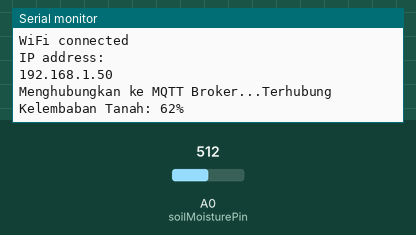
This sketch was run on a simulated ESP8266 (NodeMCU). On the bench: the last lines printed to the serial monitor. Inputs (shaded band) come from the test bench; at power-on: A0 (soilMoisturePin) = 512. WiFi joins after 1.5 s; servers stay silent unless stated; no MQTT or app messages arrive unless stated.

Above: at 2.7 s.
2.8 s: A0 (soilMoisturePin) set to 716
At 7.4 s:
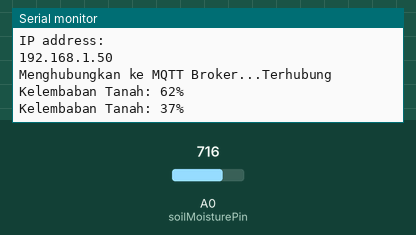
8.8 s: A0 (soilMoisturePin) set to 900
At 12.4 s:
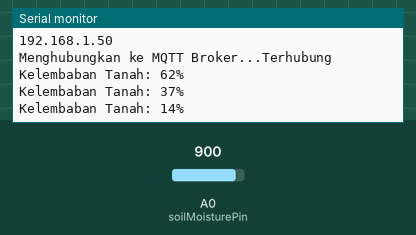
Timing chart, 0 to 13.9 s (numbered marks = the images above; inputs shaded):
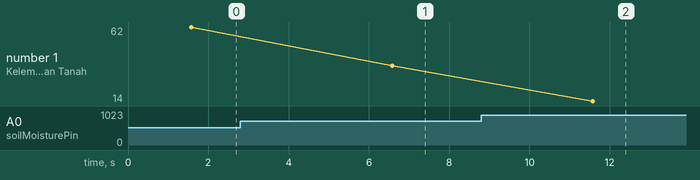

The sketch:

nodemcu_4.ino
```cpp
#include <ESP8266WiFi.h>
#include <PubSubClient.h>
#include <ArduinoJson.h>

// Konfigurasi WiFi
const char ssid[] = "Flow";
const char password[] = "jensss889";

// Konfigurasi MQTT Broker
const char* mqtt_server = "192.168.80.105";
const int mqttPort = 1883;
const int basahValue = 205;  // Ubah sesuai dengan nilai Anda saat basah
const int keringValue = 1024;
// Pin yang terhubung ke sensor kelembaban tanah
const int soilMoisturePin = A0;

WiFiClient espClient;
PubSubClient client(espClient);

void setup() {
  Serial.begin(9600);
  setup_wifi();
  client.setServer(mqtt_server, mqttPort);
}

int readSoilMoisture() {
  // Baca nilai sensor soil moisture
  int soilMoistureValue = analogRead(soilMoisturePin);

  // Lakukan kalibrasi
  int kalibrasiValue = map(soilMoistureValue, keringValue, basahValue, 0, 100);
  kalibrasiValue = constrain(kalibrasiValue, 0, 100);

  return kalibrasiValue;
}

void loop() {
  if (!client.connected()) {
    reconnect();
  }
  client.loop();

  int soilMoisture = readSoilMoisture(); // readSoilMoisture();
  Serial.print("Kelembaban Tanah: ");
  Serial.print(soilMoisture); // Mencetak nilai kelembaban tanah di Serial Monitor
  Serial.println("%");

  StaticJsonDocument<100> jsonDocument;
  jsonDocument["sensor_id"] = "sensor4";  // Ganti dengan ID sensor yang sesuai
  jsonDocument["soil_moisture"] = soilMoisture;

  char payload[100];
  serializeJson(jsonDocument, payload);

  client.publish("sensor/soilmoisture", payload);
  delay(5000); // Kirim data setiap 5 detik
}

void setup_wifi() {
  delay(10);
  Serial.println();
  Serial.print("Connecting to ");
  Serial.println(ssid);

  WiFi.begin(ssid, password);

  while (WiFi.status() != WL_CONNECTED) {
    delay(500);
    Serial.print(".");
  }

  Serial.println("");
  Serial.println("WiFi connected");
  Serial.println("IP address: ");
  Serial.println(WiFi.localIP());
}

void reconnect() {
  while (!client.connected()) {
    Serial.print("Menghubungkan ke MQTT Broker...");
    if (client.connect("NODE4")) {
      Serial.println("Terhubung");
    } else {
      Serial.print("Gagal, rc=");
      Serial.print(client.state());
      Serial.println(" coba lagi dalam 5 detik");
      delay(5000);
    }
  }
}
```

Measured:
- after the input at 2.8 s, the serial monitor: prints a new line after 3.8 s (image 1)
- after the input at 8.8 s, the serial monitor: prints a new line after 2.8 s (image 2)
- plotted number 1: 62 → 37 after the input at 2.8 s, 37 → 14 after the input at 8.8 s
